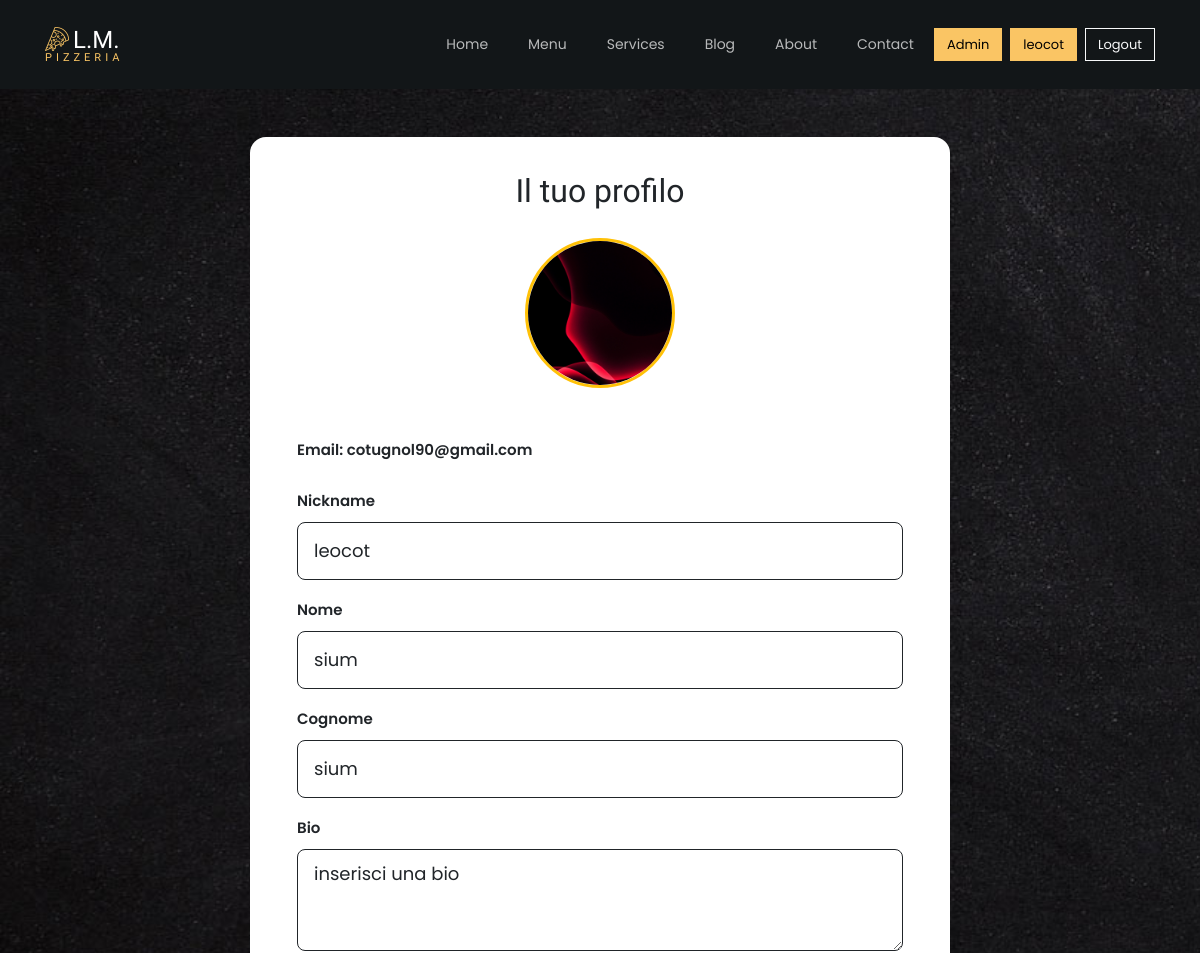
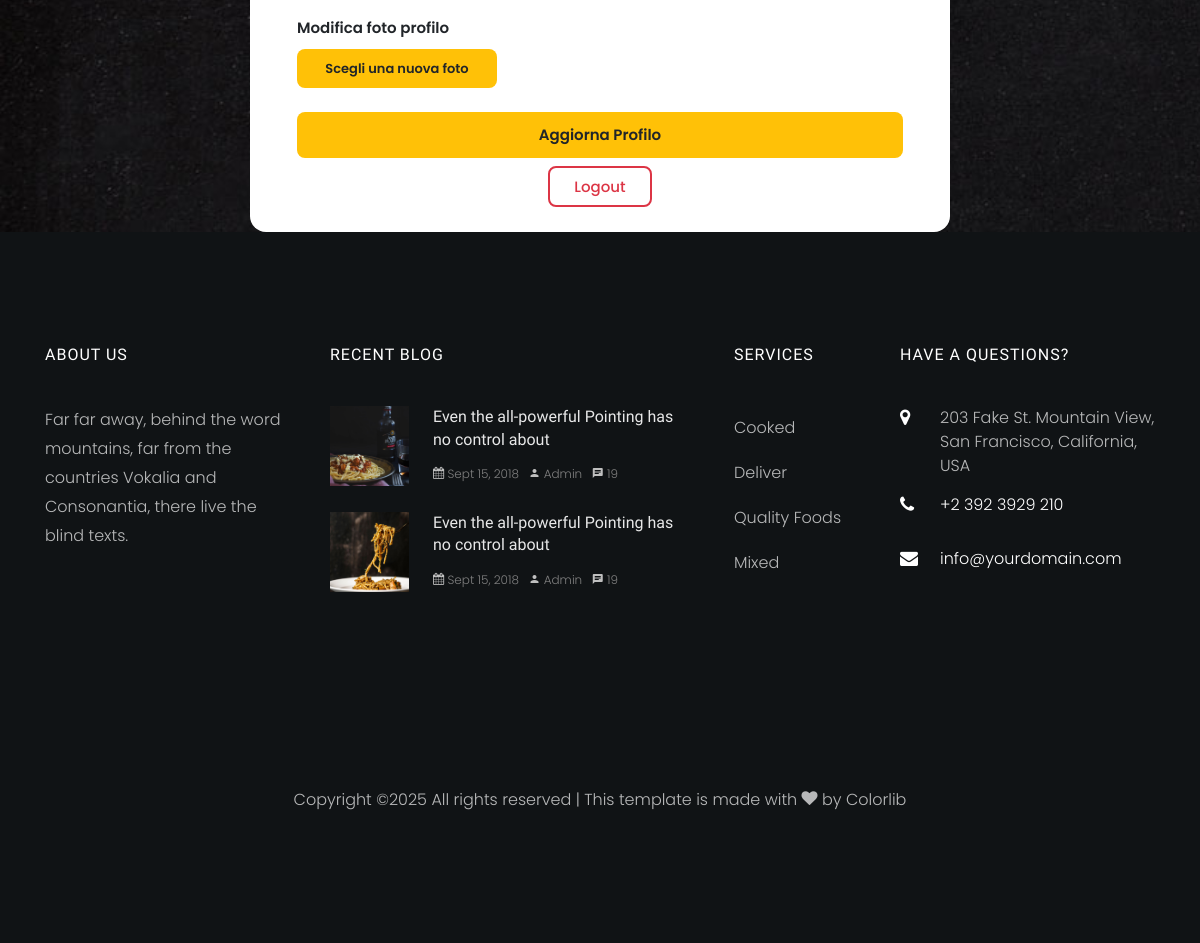
The app's page /Template/profilo.php (signed in) with its own data (2 pictures, top to bottom).
### tables this page shows
CREATE TABLE `utente` (
  `email` varchar(100) NOT NULL,
  `password` varchar(600) NOT NULL,
  `nickname` varchar(50) DEFAULT NULL,
  `nome` varchar(50) DEFAULT NULL,
  `cognome` varchar(50) DEFAULT NULL,
  `foto_profilo` varchar(500) DEFAULT NULL,
  `bio` varchar(1000) DEFAULT 'inserisci una bio',
  `favorite_pizza` varchar(50) DEFAULT NULL,
  `str_preferenze` int(11) DEFAULT NULL,
  `gruppo` varchar(50) NOT NULL,
  `recensione` int(11) DEFAULT NULL
);

### Template/profilo.php (the view, shortened to what this page needs)
<?php
require_once 'config.php';
$utente_email = $_SESSION['user']['email'];
$stmt = $pdo->prepare("SELECT * FROM utente WHERE email = :email");
$stmt->execute(['email' => $utente_email]);
$utente = $stmt->fetch(PDO::FETCH_ASSOC);
?>
<!DOCTYPE html>
<html lang="it">
<head>
    <link rel="stylesheet" href="css/open-iconic-bootstrap.min.css">
    <link rel="stylesheet" href="css/animate.css">
    <link rel="stylesheet" href="css/owl.carousel.min.css">
    <link rel="stylesheet" href="css/owl.theme.default.min.css">
    <link rel="stylesheet" href="css/magnific-popup.css">
    <link rel="stylesheet" href="css/aos.css">
    <link rel="stylesheet" href="css/ionicons.min.css">
    <link rel="stylesheet" href="css/bootstrap-datepicker.css">
    <link rel="stylesheet" href="css/jquery.timepicker.css">
    <link rel="stylesheet" href="css/flaticon.css">
    <link rel="stylesheet" href="css/icomoon.css">
    <link rel="stylesheet" href="css/style.css">
    <link rel="stylesheet" href="css/stile_personalizzato.css">
</head>
<body>
    <?php include 'header.php'; ?>
    <div class="container mt-5">
        <div class="form-profilo">
            <h2 class="text-center mb-4" style="color: #212529 !important;">Il tuo profilo</h2>
            <div class="text-center mb-4">
                <?php if (!empty($utente['foto_profilo']) && file_exists($utente['foto_profilo'])): ?>
                    <?php
                    $src = $utente['foto_profilo'] ?: 'images/profilo/default.jpg';
                    ?>
                    <img src="<?= $src ?>?v=<?= time() ?>" alt="Foto Profilo" class="rounded-circle" style="width: 150px; height: 150px; object-fit: cover; border: 3px solid #ffc107;">
                <?php else: ?>
                    <img src="images/profilo/default.png" alt="Foto profilo" class="rounded-circle" style="width: 150px; height: 150px; object-fit: cover; border: 3px solid #ffc107;">
                <?php endif; ?>
            </div>
            <div class="container mt-5">
                <form method="post" enctype="multipart/form-data">
                    <div class="mb-3">
                        <label for="email" class="form-label">Email: <?= htmlspecialchars($utente['email']) ?></label>
                    </div>
                    <div class="mb-3">
                        <label for="nickname" class="form-label">Nickname</label>
                        <input type="text" name="nickname" class="form-control" id="nickname"
                            value="<?= htmlspecialchars($utente['nickname']) ?>" required
                            style="border:1px solid !important;background-color: #e9ecef; color: #212529 !important;">
                    </div>
                    <div class="mb-3">
                        <label for="nome" class="form-label">Nome</label>
                        <input type="text" name="nome" id="nome" class="form-control"
                            value="<?= htmlspecialchars($utente['nome']) ?>" required
                            style="border:1px solid !important;background-color: #e9ecef; color: #212529 !important;">
                    </div>
                    <div class="mb-3">
                        <label for="cognome" class="form-label">Cognome</label>
                        <input type="text" name="cognome" id="cognome" class="form-control"
                            value="<?= htmlspecialchars($utente['cognome']) ?>" required
                            style="border:1px solid !important;background-color: #e9ecef; color: #212529 !important;">
                    </div>
                    <div class="mb-3">
                        <label for="bio" class="form-label">Bio</label>
                        <textarea name="bio" id="bio" class="form-control" rows="3" style="border:1px solid !important;background-color: #e9ecef; color: #212529 !important;"><?= htmlspecialchars($utente['bio']) ?></textarea>
                    </div>
                    <div class="mb-3">
                        <label for="foto" class="form-label d-block">Modifica foto profilo</label>
                        <label for="foto" class="btn btn-custom-warning text-center" style="width: 200px;">
                            Scegli una nuova foto
                        </label>
                    </div>
                    <button type="submit" class="btn-custom-warning">Aggiorna Profilo</button>
                </form>
            </div>
            <div class="text-center" style="margin-top: 15px !important;">
                <a href="logout.php" class="btn-logout">Logout</a>
            </div>
        </div>
    </div>
    <?php include 'footer.php'; ?>
</body>
</html>

### Template/css/stile_personalizzato.css (style rules this page uses)
.form-profilo { background-color: #ffffff; padding: 2rem; border-radius: 1rem; box-shadow: 0 5px 15px rgba(0, 0, 0, 0.05); max-width: 700px; margin: 0 auto; }
.form-profilo label { font-weight: 600; color: #212529; }
.form-profilo input.form-control, .form-profilo textarea.form-control { border: 1px solid #ced4da; border-radius: 0.5rem; padding: 0.6rem 1rem; transition: border-color 0.3s, box-shadow 0.3s; background-color: #fff; color: #212529; }
.btn-custom-warning { background-color: #ffc107; border: none; color: #212529; font-weight: 600; transition: background-color 0.3s ease; padding: 0.6rem 1rem; border-radius: 0.5rem; width: 100%; }
.btn-logout { margin-top: 1rem; border: 2px solid #dc3545; color: #dc3545; font-weight: 500; background: transparent; transition: all 0.3s ease; padding: 0.5rem 1.5rem; border-radius: 0.5rem; text-decoration: none; }

### records on screen
utente: foto_profilo (picture), email "cotugnol90@gmail.com", nickname "leocot", nome "sium", cognome "sium", bio "inserisci una bio"

### other values on screen
$nickname "leocot"
